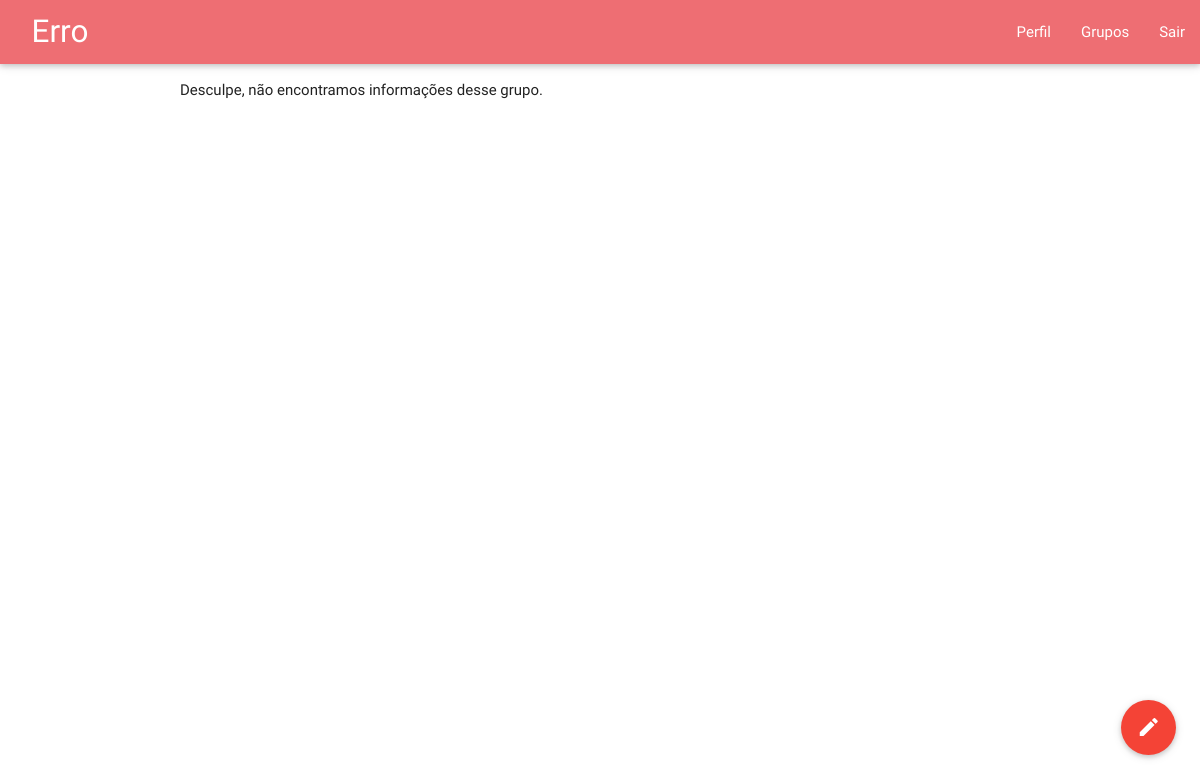
The app's page /group_info?g_id=15 (signed in), older data.
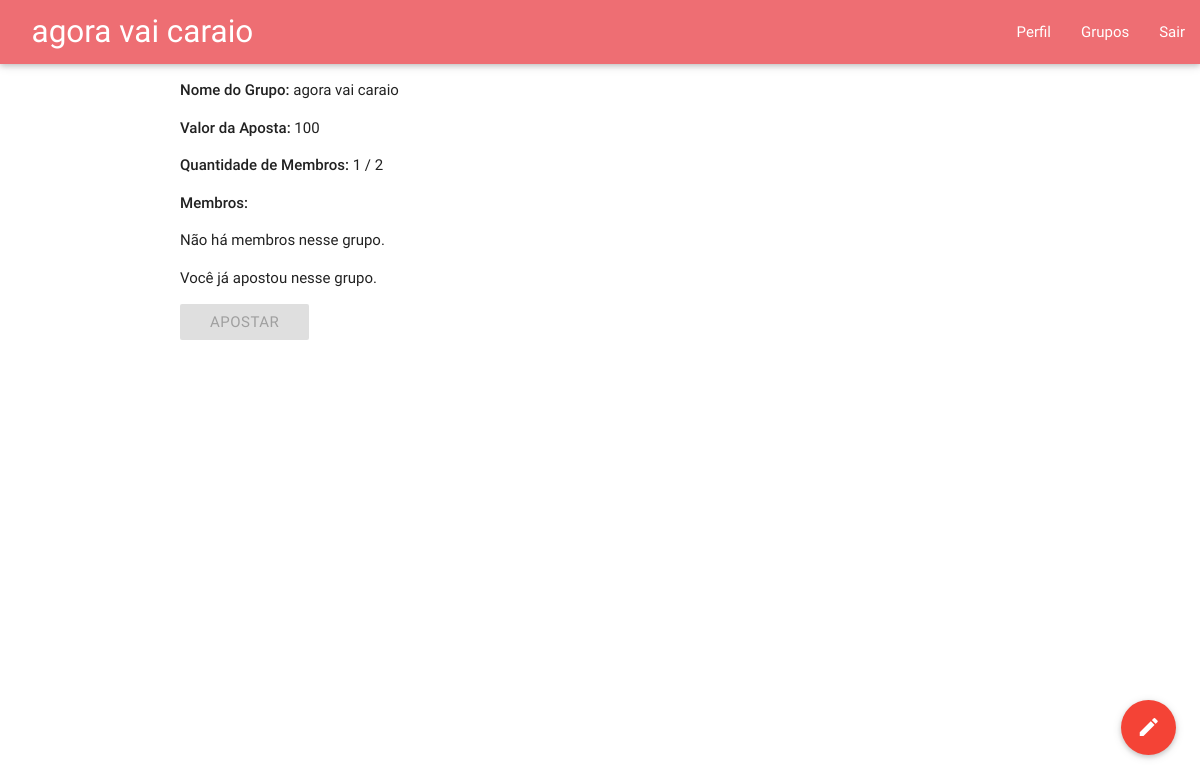
The same page, newer data.
### ubet/models.py (models this page shows, shortened)
class Group(models.Model):
	status_list = (('END','FINISHED'),('ABORT','CANCELED'),('WAIT','WAITING'))
	creator = models.ForeignKey(User,null=True,on_delete=models.SET_NULL,related_name='group_creator_user')
	winner = models.ForeignKey(User,null=True,on_delete=models.SET_NULL,related_name='group_winner_user')
	name = models.CharField(max_length=50)
	max_size = models.IntegerField()
	bet_value = models.IntegerField()
	date_of_birth = models.DateTimeField(auto_now = True)
	status = models.CharField(choices=status_list,default='WAITING',max_length=50)
	users = models.ManyToManyField(User,symmetrical=True,through='Group_link')
	def users_by_group(self):
		user_list = self.users.all()
		position_list = [Group_link.objects.get(user=u,group=self).position for u in user_list]
		return user_list,position_list
	def cur_size(self):
		return self.users.count()

### ubet/views.py (the view)
# urls.py: url(r'^group_info$', views.group_info,name='group_info'),
def group_info(request):
	if 'g_id' in request.GET:
		try:
			g = Group.objects.get(id=request.GET['g_id'])
		except ObjectDoesNotExist:
			return render(request, 'ubet/group_info.html', { 'error_msg': 'Desculpe, não encontramos informações desse grupo.', 'p_title': 'Erro' })
		u = g.users_by_group()
		user_list = u[0]
		position_list = u[1]
		canBet = False
		warning = ""
		if request.user in user_list:
			warning = 'Você já apostou nesse grupo.'
		else:
			if request.user.ubet_user.creditos < g.bet_value:
				warning = 'Você não tem créditos suficientes para apostar.'
			else:
				canBet = True
		return render(request, 'ubet/group_info.html', {'group': g, 'users': zip(user_list, position_list), 'p_title': g.name, 'canBet': canBet, 'warning': warning })
	return render(request, 'ubet/group_info.html', { 'error_msg': 'Desculpe, ocorreu um erro.', 'p_title': 'Erro'})

### ubet/templates/ubet/group_info.html (shortened to what this page needs)
{% extends "ubet/base.html" %}
{% block page_title %} {{ p_title }} {% endblock page_title %}
{% block main_content %}
{% if error_msg %}
	<p>{{ error_msg }}</p>
{% else %}
	<p><strong>Nome do Grupo:</strong> {{ group.name }}</p>
	<p><strong>Valor da Aposta:</strong> {{ group.bet_value }}</p>
	<p><strong>Quantidade de Membros:</strong> {{ group.cur_size }} / {{ group.max_size }}</p>
	<p><strong>Membros:</strong>
	<ul>
	{% if users|length < 1 %}
		<li>Não há membros nesse grupo.</li>
	{% else %}
		{% for u in users %}
			<li>{{ u.0 }} (posição: {{ u.1 }})</li>
		{% endfor %}
	{% endif %}
	</ul>
	{% if canBet %}
		<form name="bet-form" method="POST" action="{% url 'bet' %}" class="form">
			{% csrf_token %}
			<input type="hidden" name="g_id" value="{{ group.id }}">
			<div class="input-field">
				<button type="submit" class="btn waves-effect">Apostar</button>
			</div>
		</form>
	{% else %}
		<p>{{warning}}</p>
		<button class="btn disabled">Apostar</button>
	{% endif %}
{% endif %}
{% endblock main_content %}

### ubet/templates/ubet/base.html (shortened to what this page needs)
<!DOCTYPE html>
<html>
	<head>
		{% load staticfiles %}
		<link rel="stylesheet" type="text/css" href="{% static 'ubet/css/materialize.css' %}">
		<link rel="stylesheet" type="text/css" href="{% static 'ubet/css/styles.css' %}">
		<link rel="stylesheet" type="text/css" href="{% static 'ubet/css/jquery-ui.min.css' %}">
	</head>
	<body>
		<header>
			{% block menu %}
				<nav>
					<div class="nav-wrapper">
  						<a href="#!" class="brand-logo" id="page-title">{% block page_title %}Grupos{% endblock page_title %}</a>
						<ul class="right hide-on-med-and-down">
				       		<li><a href="{% url 'user_cp' %}">Perfil</a></li>
				       		<li><a href="{% url 'list_all_groups' %}">Grupos</a></li>
				       		<li><a href="{% url 'logout' %}">Sair</a></li>
				     	</ul>
					</div>
				</nav>
			{% endblock menu %}
		</header>
		<main class="container">
			{% block main_content %} {% endblock main_content %}
			{% block fab %}
				{% if request.user.is_authenticated %}
					<div class="fixed-action-btn click-to-toggle" style="bottom: 45px; right: 24px">
						<a class="btn-floating btn-large red">
							<i class="waves-effect large mdi-navigation-menu material-icons">create</i>
						</a>
					</div>
				{% endif %}
			{% endblock fab %}
		</main>
	</body>
</html>

### ubet/static/ubet/css/styles.css (style rules this page uses)
@media (min-width: 992px) { #page-title { margin-left: 1em; } }

Row changes from the older to the newer data that the page shows:
added Group: name "agora vai caraio", bet_value "100", cur_size "1", max_size "2"
Text that changed along with them:
{{ warning }}: (not shown) → "Você já apostou nesse grupo."
{{ p_title }}: "Erro" → (not shown)
{{ error_msg }}: "Desculpe, não encontramos informações desse grupo." → (not shown)
text now shown: "Nome do Grupo: Valor da Aposta: Quantidade de Membros: / Membros: Não há membros nesse grupo. APOSTAR"
